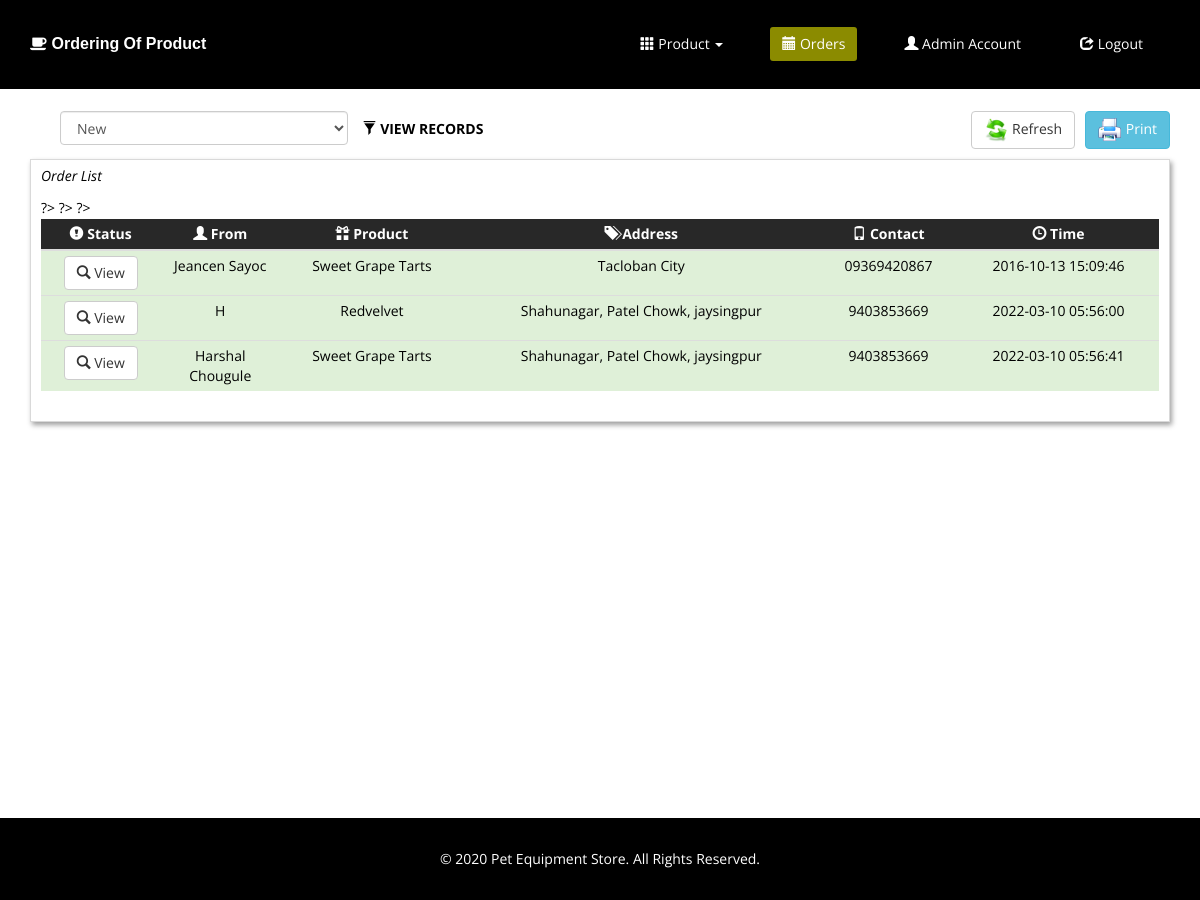
The page /index.php (signed in) on the database its author committed.
### tables this page shows
CREATE TABLE IF NOT EXISTS `tblorders` (
  `id` int(11) NOT NULL AUTO_INCREMENT,
  `cname` varchar(50) DEFAULT NULL,
  `address` varchar(100) DEFAULT NULL,
  `contact` varchar(50) DEFAULT NULL,
  `cnpoid` int(11) DEFAULT NULL,
  `oqty` int(11) DEFAULT NULL,
  `ostatus` varchar(50) DEFAULT NULL,
  `timestamp` timestamp NOT NULL DEFAULT current_timestamp() ON UPDATE current_timestamp(),
  `otype` varchar(50) DEFAULT NULL,
  `datepickup` date DEFAULT NULL,
  PRIMARY KEY (`id`)
);

CREATE TABLE IF NOT EXISTS `tblcnp` (
  `id` int(11) NOT NULL AUTO_INCREMENT,
  `name` varchar(50) DEFAULT NULL,
  `prize` float DEFAULT NULL,
  `description` varchar(250) DEFAULT NULL,
  `image` varchar(250) DEFAULT NULL,
  `status` varchar(50) DEFAULT NULL,
  PRIMARY KEY (`id`)
);

### includes/admin.php (the view, shortened to what this page needs)
<!DOCTYPE html>
<html lang="en">
<head>
    <link href="css/bootstrap.css" rel="stylesheet">
    <link href="css/bootstrap.min.css" rel="stylesheet">
    <link href="css/font-awesome.min.css" rel="stylesheet">
    <link href="css/animate.min.css" rel="stylesheet">
    <link href="css/prettyPhoto.css" rel="stylesheet">
    <link href="css/main.css" rel="stylesheet">
    <link href="css/responsive.css" rel="stylesheet">
</head>
<body>
     <nav class="navbar navbar-inverse" role="banner">
            <div class="container">
                <div class="navbar-header">
                     <a href="index.php"><h4 class="wow fadeInDown" style="margin-top:20px; color:#FFF;"><i class="fa fa-coffee"></i> Ordering Of Product</h4></a>
                </div>
                <div class="collapse navbar-collapse navbar-right">
                    <ul class="nav navbar-nav">
                        <li class="dropdown"><a class="dropdown-toggle wow fadeInDown" data-toggle="dropdown" href="#"><span class="glyphicon glyphicon-th"></span> Product <span class="caret"></span></a>
                        </li>
                        <li id="reservation" class=" active wow fadeInDown"><a href="index.php"><span class="glyphicon glyphicon-calendar"></span> Orders</a></li>
                        <li id="admin" class="wow fadeInDown"><a href="adminacc.php"><span class="glyphicon glyphicon-user"></span> Admin Account</a></li>
                        <li id="logout" class="wow fadeInDown"><a id="logoutbtn" href='<?php echo "logout_process.php?logout=1"?>'><span class="glyphicon glyphicon-share"></span> Logout</a></li>
                    </ul>
                </div>
            </div>
        </nav>
<br>
<div class="container">
   <form id="formFilter" name="formFilter" action="admin_reservefilter.php" method="POST" class="pull-left col-md-7 hidden-print">
        <div class="form-horizontal wow fadeInDown">
                <label for="filter" class="control-label">  <i class="glyphicon glyphicon-filter"></i> VIEW RECORDS</label>
            <div class="col-md-6">
                <select name="filter" id="filter" class="form-control">
                    <option value="New">New</option>
                </select>
            </div>
        </div>
    </form>
    <a href="" onClick="window.print();return false" class="btn btn-info pull-right hidden-print wow fadeInDown"><img src="images/ico/printer.ico" style="max-width: 24px; max-height: 24px;"> Print</a>
    <a href="index.php" class="btn btn-default pull-right hidden-print wow fadeInDown" style="margin-right:10px;"><img src="images/ico/refresh.png" style="max-width: 24px; max-height: 24px;"> Refresh</a>
    <div class="col-md-12" style="border: solid #D9D9D9 1px; padding: 10px; padding-top: 5px; box-shadow: #9F9F9F 2px 3px 5px; margin-top: 10px;">
   		<p class="wow fadeInDown"><em>Order List</em></p>
        <table class="table table-hover table-condensed wow fadeInDown">
            <thead style="background-color:#282828; color:#fff;">
                <tr>
                    <th class="hidden-print" style="text-align:center;"> <span class="glyphicon glyphicon-exclamation-sign"></span> Status</th>
                    <th width="120px" style="text-align:center;"><span class="glyphicon glyphicon-user"></span> From </th>
                    <th style="text-align:center;"><span class="glyphicon glyphicon-gift"></span>  Product </th>
                    <th style="text-align:center;"><span class="glyphicon glyphicon-tags"></span>  Address </th>
                    <th style="text-align:center;"><span class="glyphicon glyphicon-phone"></span>  Contact </th>
                    <th style="text-align:center;"><span class="glyphicon glyphicon-time"></span> Time </th>
                </tr>
            </thead>
            <tbody id="tablebody">
               <?php include('includes/dbconn.php');
			   $sql = ("SELECT tblcnp.*,tblorders.*
			   								FROM tblorders LEFT JOIN
											tblcnp ON tblorders.cnpoid = tblcnp.id WHERE tblorders.ostatus = 'New' order by tblorders.id LIMIT 0,30 ") or die (mysqli_error());
        $result=mysqli_query($con, $sql);
				if(mysqli_num_rows($result)>0){
					while($row = mysqli_fetch_assoc($result)){
						$total = $row['prize'] * $row['oqty'];?>
               <tr class="success" style="cursor:pointer;">
           		 <td style="text-align:center;"><a href="#viewModal<?php echo $row['id']?>" data-toggle="modal" data-target="#viewModal<?php echo $row['id']?>" class="btn btn-default"><i class="glyphicon glyphicon-search"></i> View</a></td>
                <td style="text-align:center;"><?php echo $row['cname'];?></td>
                <td style="text-align:center;"><?php echo $row['name'];?></td>
                <td style="text-align:center;"><?php echo $row['address'];?></td>
                <td style="text-align:center;"><?php echo $row['contact'];?></td>
                <td style="text-align:center;"><?php echo $row['timestamp'];?></td>
               </tr>
               <?php }}?>
            </tbody>
        </table>
    </div>
</div>
<br><br><br><br><br><br><br><br><br><br><br><br><br><br><br><br><br><br>
    <footer id="footer" class="midnight-blue">
        <div class="container">
            <div class="row">
                <div class="col-sm-12">
                    <center>&copy; 2020 <a target="_blank" href="#" title="#">Pet Equipment Store</a>. All Rights Reserved.</center>
                </div>
            </div>
        </div>
    </footer>
</body>
</html>

### css/main.css (style rules this page uses)
body { background: #fff; font-family: 'Open Sans', sans-serif; color:#000; line-height: 22px; }
h1, h2, h3, h4, h5, h6 { font-weight:bold; font-family:Verdana, Geneva, sans-serif; color:#8B8B00; }
h4 { font-size: 16px; }
a { color: #000; -webkit-transition: color 300ms, background-color 300ms; -moz-transition: color 300ms, background-color 300ms; -o-transition: color 300ms, background-color 300ms; transition: color 300ms, background-color 300ms; }
.navbar { border-radius: 0; margin-bottom: 0; background: #000; padding: 15px 0; padding-bottom: 0; }
.navbar-nav { margin-top: 12px; }
.navbar-nav>li { margin-left: 35px; padding-bottom: 28px; }
.navbar-inverse .navbar-nav > li > a { padding: 5px 12px; margin: 0; border-radius: 3px; color: #fff; line-height: 24px; display: inline-block; }
.navbar-inverse { border: none; }
.navbar-inverse .navbar-nav > .active > a, .navbar-inverse .navbar-nav > .active > a:hover, .navbar-inverse .navbar-nav > .active > a:focus, .navbar-inverse .navbar-nav > .open > a, .navbar-inverse .navbar-nav > .open > a:hover, .navbar-inverse .navbar-nav > .open > a:focus { background-color: #8B8B00; color: #fff; }
.navbar-inverse .navbar-collapse, .navbar-inverse .navbar-form { border-top: 0; padding-bottom: 0; }
#footer { padding-top: 30px; padding-bottom: 30px; color: #fff; background: #000; }
#footer a { color: #fff; }
table { width:100%; }

### rows shown on the page
tblorders: cname "Jeancen Sayoc", tblcnp.name "Sweet Grape Tarts", address "Tacloban City", contact "09369420867", timestamp "2016-10-13 15:09:46"
tblorders: cname "H", tblcnp.name "Redvelvet", address "Shahunagar, Patel Chowk, jaysingpur", contact "9403853669", timestamp "2022-03-10 05:56:00"
tblorders: cname "Harshal Chougule", tblcnp.name "Sweet Grape Tarts", address "Shahunagar, Patel Chowk, jaysingpur", contact "9403853669", timestamp "2022-03-10 05:56:41"
